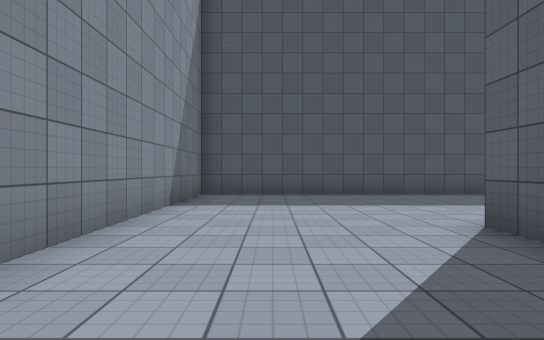
View 1 (above)

24 first-person views from a walk through a scene from a Unity 3-D project. The camera is 1.2 m above the floor, looks level and sees 75° across. The floor is counted in squares, 2 m on a side. Each view is taken from the middle of a square. On the plan, view 1 faces up. The plan holds only what a view shows up to about 10 squares ahead; the rest is blank. The place goes on beyond the plan. Surface patterns are stand-ins for the level's own textures.

View 2
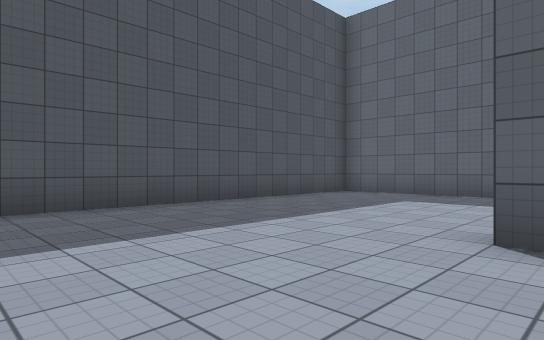

View 3
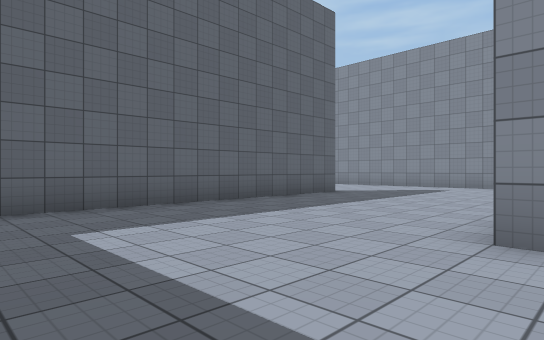

View 4
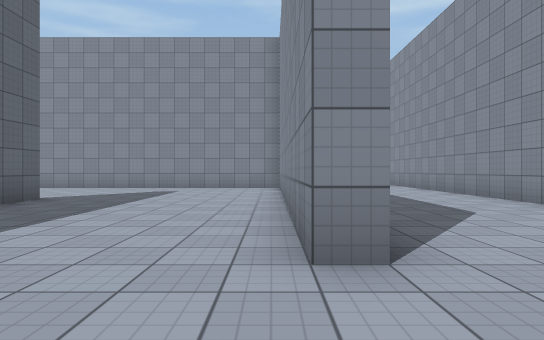

View 5
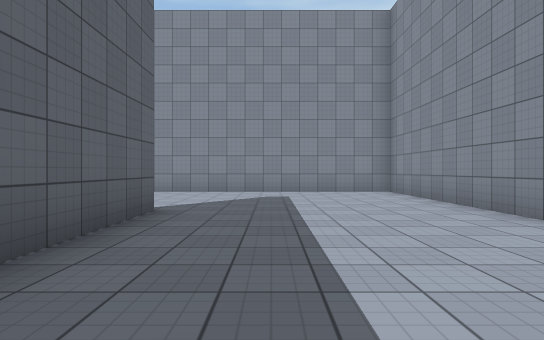

View 6
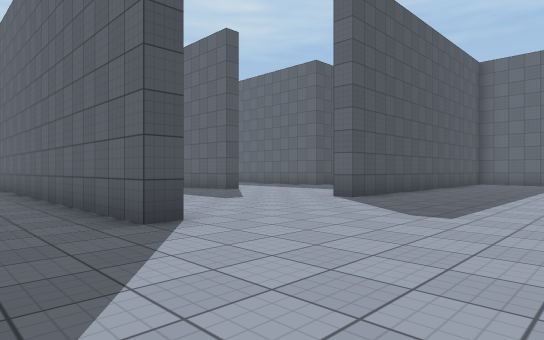

View 7
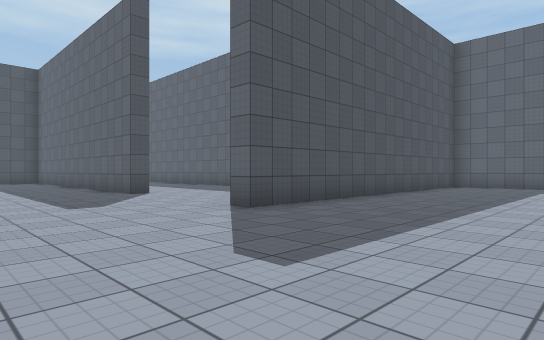

View 8
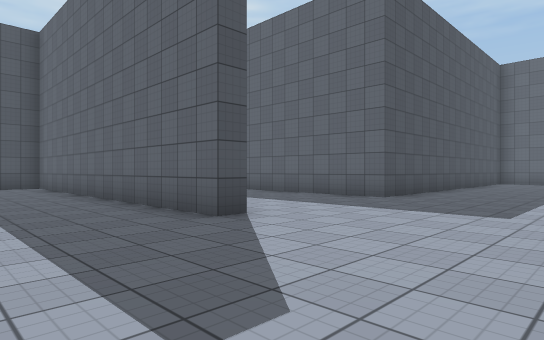

View 9
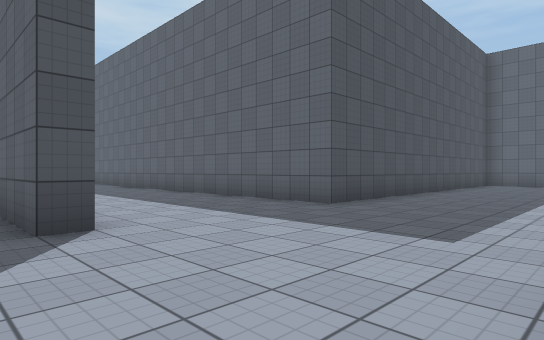

View 10
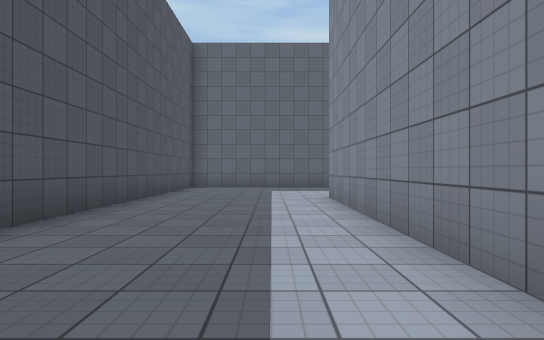

View 11
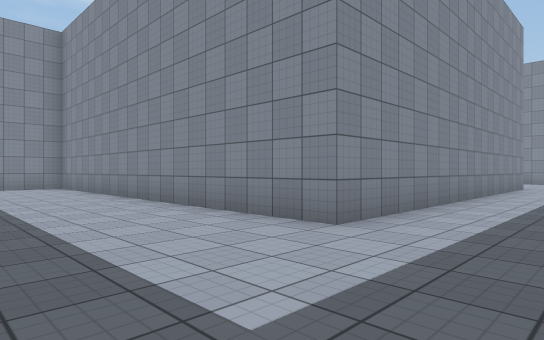

View 12
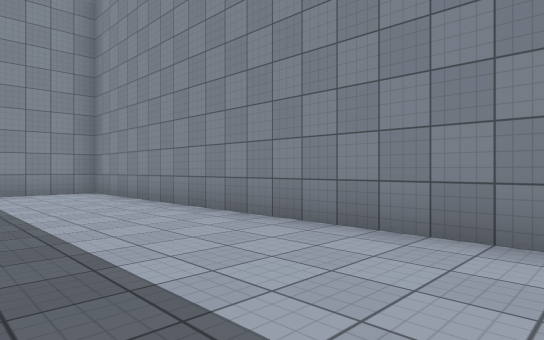

View 13
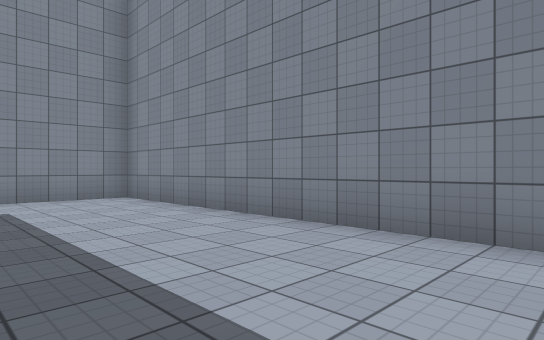

View 14
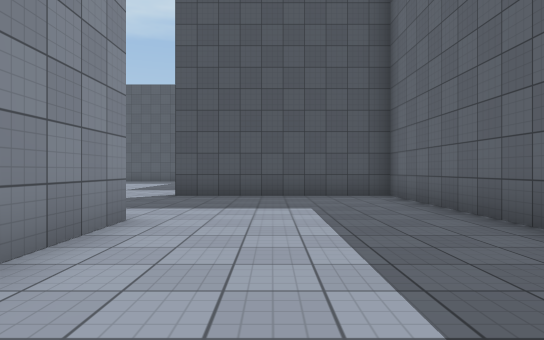

View 15
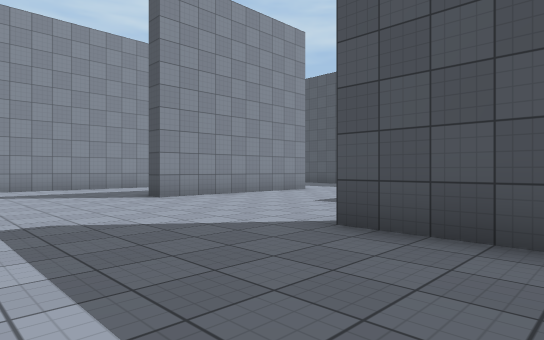

View 16
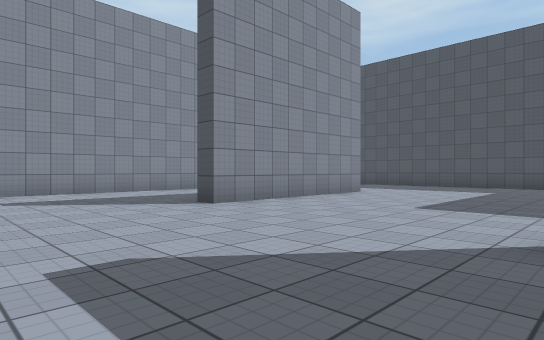

View 17
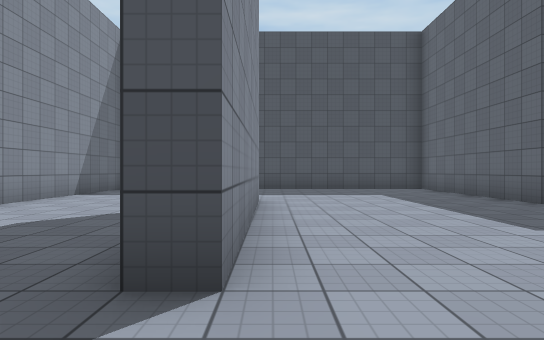

View 18
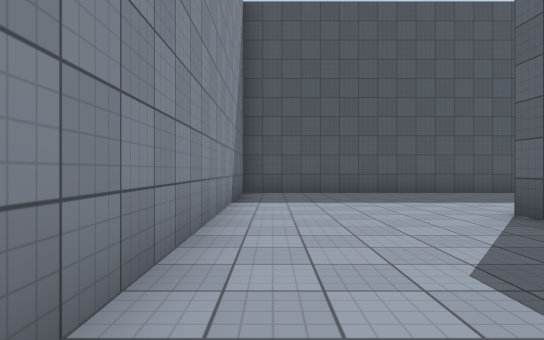

View 19
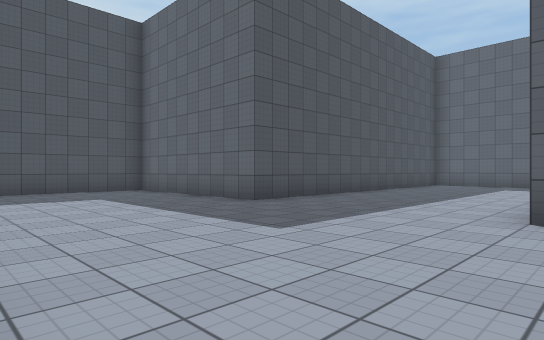

View 20
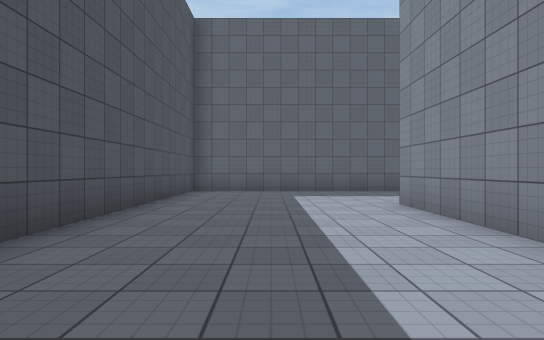

View 21
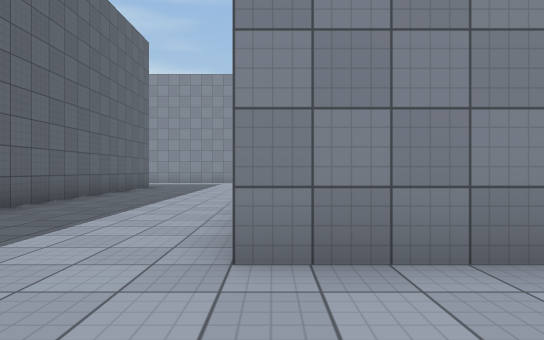

View 22
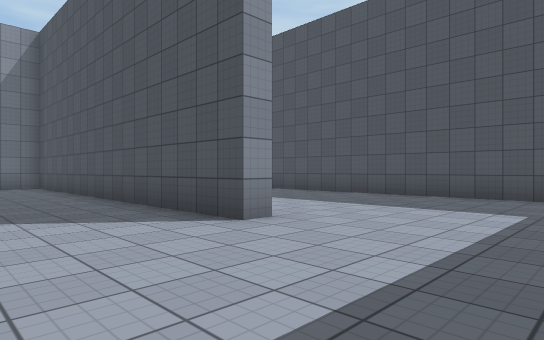

View 23
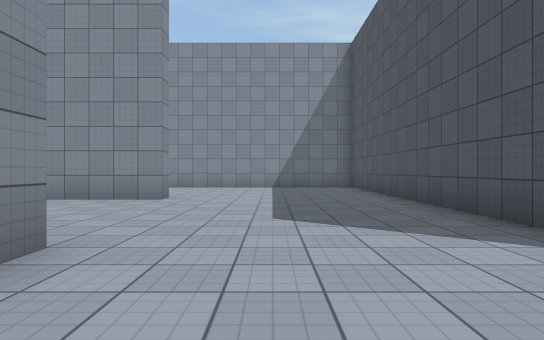

View 24
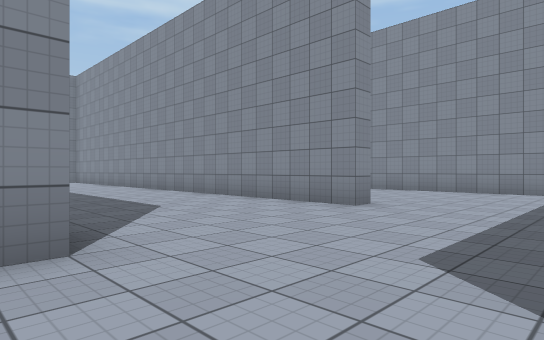

### Floor plan
Points are (right, up) in squares from view 1. A wall is a line through its corners. A room is listed if a view was taken in it or the views show most of it. See-through windows are left out.
Room 1 (views 1, 2, 3, 4, 5, 6, 7, 8, 9, 10, 11, 12, 13, 14, 15, 16, 17, 18, 19, 20, 21, 22, 23, 24)
walls: (8.2, -1.3) (7.7, -1.3) (7.7, 8.7) (-1.7, 8.7) (-1.7, 2.2); (14.1, -0.3) (22.7, -0.3) (22.7, -10.7) (25, -10.7); (13.4, 3.7) (12.8, 3.7) (12.8, 13.3) (7.8, 13.3); (2.3, 2.9) (2.3, 3.7) (2.8, 3.7) (2.8, -5.8) (9.2, -5.8); (8.3, 9.2) (8.3, 7.2); (7.7, -9.2) (7.7, -11.9); (17.8, -5.8) (17.8, -6.2) (9.6, -6.2); (20, -0.8) (12.8, -0.8) (12.8, -0.2); (12.2, -11.2) (12.7, -11.2) (12.7, -16.9); (-1.7, -0.1) (-1.7, -4); (17.2, -10.7) (17.8, -10.7); (9.9, 13.7) (13.2, 13.7); (25, 3.7) (17.3, 3.7) (17.3, 10.5); (17, 18.2) (7.7, 18.2) (7.7, 22.4); (2.3, 18.1) (2.3, 18.8); (2.8, 18.8) (2.8, 13.8) (2.2, 13.8); (7, 23.2) (-1.7, 23.2) (-1.7, 11.2)

Positions as (right, up) in squares from view 1, and headings:
1: (0, 0), facing up
2: (-1, 3), facing up-right
3: (2, 7), facing down-right
4: (3, 6), facing down
5: (6, 4), facing down
6: (6, -5), facing up-right
7: (9, -5), facing up-right
8: (10, 0), facing up-right
9: (12, 0), facing up-right
10: (15, 1), facing right
11: (26, 2), facing down-left
12: (26, -1), facing down-left
13: (26, -3), facing down-left
14: (10, 5), facing up
15: (10, 10), facing up-left
16: (8, 10), facing up-left
17: (3, 12), facing up
18: (-1, 14), facing up
19: (3, 13), facing up-right
20: (7, 16), facing right
21: (13, 16), facing down
22: (21, -9), facing up-left
23: (20, -9), facing left
24: (18, -8), facing down-left
